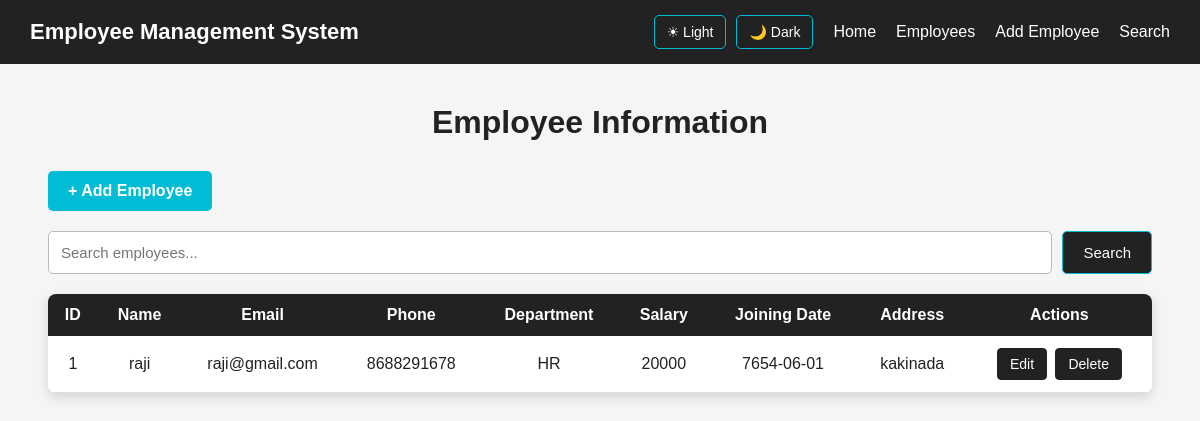
The app's page /employees (signed in), older data.
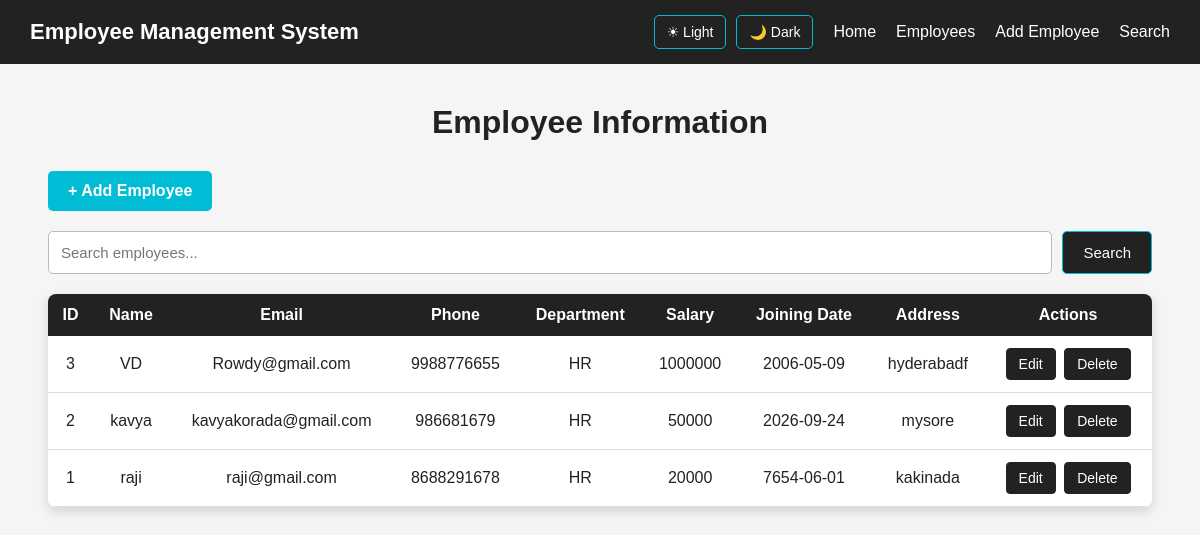
The same page, newer data.
### tables this page shows
CREATE TABLE employees (
            id INTEGER PRIMARY KEY AUTOINCREMENT,
            name TEXT NOT NULL,
            email TEXT NOT NULL,
            phone TEXT NOT NULL,
            department TEXT NOT NULL,
            salary INTEGER NOT NULL,
            joining_date TEXT NOT NULL,
            address TEXT

        );

### server.py (the view)
@app.route("/employees")
def employees():
    if not login_required():
        return redirect("/login")
    connection = get_database_connection()
    cursor = connection.cursor()
    cursor.execute("""
        SELECT *
        FROM employees
        ORDER BY id DESC
    """)
    employees = cursor.fetchall()
    connection.close()
    theme = request.cookies.get(
        "theme",
        "light"
    )
    return render_template(
        "employees.html",
        employees=employees,
        theme=theme
    )

### server.py (called while the page is built)
def get_database_connection():
    connection=sqlite3.connect("users.db")
    connection.row_factory=sqlite3.Row
    return connection

def login_required():
    return "user_id" in session

### templates/employees.html (shortened to what this page needs)
<!DOCTYPE html>
<html lang="en">
<head>
</head>
<body class="{{ theme }}">
    <nav class="navbar">
        <div class="logo">
            Employee Management System
        </div>
        <div class="theme-buttons">
            <a href="/set-theme/light">
                ☀ Light
            </a>
            <a href="/set-theme/dark">
                🌙 Dark
            </a>
        </div>
        <ul class="nav-links">
            <li>
                <a href="/">Home</a>
            </li>
            <li>
                <a href="/employees">Employees</a>
            </li>
            <li>
                <a href="/add-employee">Add Employee</a>
            </li>
            <li>
                <a href="/search">Search</a>
            </li>
        </ul>
    </nav>
    <div class="container">
        <h1>Employee Information</h1>
        <div class="add-section">
            <a
                href="/add-employee"
                class="add-btn">
                + Add Employee
            </a>
        </div>
        <div class="search-section">
        <form action="/search" method="GET">
            <input type="text" name="q" placeholder="Search employees..."  value="{{ search_text or '' }}" >
        <button type="submit"> Search</button>
        </form>
        </div>
        <div class="table-container">
            <table>
                <thead>
                    <tr>
                        <th>ID</th>
                        <th>Name</th>
                        <th>Email</th>
                        <th>Phone</th>
                        <th>Department</th>
                        <th>Salary</th>
                        <th>Joining Date</th>
                        <th>Address</th>
                        <th>Actions</th>
                    </tr>
                </thead>
                <tbody>
                    {% if employees %}
                        {% for employee in employees %}
                        <tr>
                            <td>
                                {{ employee["id"] }}
                            </td>
                            <td>
                                {{ employee["name"] }}
                            </td>
                            <td>
                                {{ employee["email"] }}
                            </td>
                            <td>
                                {{ employee["phone"] }}
                            </td>
                            <td>
                                {{ employee["department"] }}
                            </td>
                            <td>
                                {{ employee["salary"] }}
                            </td>
                            <td>
                                {{ employee["joining_date"] }}
                            </td>
                            <td>
                                {{ employee["address"] }}
                            </td>
                            <td class="actions">
                                <a
                                    href="/edit-employee/{{ employee['id'] }}"
                                    class="edit-btn">
                                    Edit
                                </a>
                                <a
                                    href="/delete-employee/{{ employee['id'] }}"
                                    class="delete-btn"
                                    onclick="return confirm('Are you sure you want to delete this employee?');">
                                    Delete
                                </a>
                                </td>
                            </tr>
                        {% endfor %}
                    {% else %}
                        <tr>
                            <td colspan="9" class="no-employees">
                                No employees found
                            </td>
                        </tr>
                    {% endif %}
                </tbody>
            </table>
        </div>
    </div>
</body>
</html>

### templates/employees.html (style rules this page uses)
* { margin: 0; padding: 0; box-sizing: border-box; }
body { font-family: Arial, sans-serif; min-height: 100vh; transition: background-color 0.3s, color 0.3s; }
body.light { background-color: #f5f5f5; color: #222; }
body.light .table-container { background-color: white; color: #222; }
body.light td { color: #222; border-bottom: 1px solid #ddd; }
.navbar { background-color: #222; padding: 15px 30px; display: flex; align-items: center; flex-wrap: wrap; gap: 15px; }
.logo { color: white; font-size: 22px; font-weight: bold; margin-right: auto; }
.nav-links { display: flex; align-items: center; list-style: none; gap: 20px; flex-wrap: wrap; }
.nav-links a { color: white; text-decoration: none; font-size: 16px; transition: 0.3s; }
.theme-buttons { display: flex; align-items: center; gap: 10px; margin-right: 5px; }
.theme-buttons a { color: white; text-decoration: none; border: 1px solid #00bcd4; padding: 8px 12px; border-radius: 5px; font-size: 14px; transition: 0.3s; }
.container { width: 92%; max-width: 1400px; margin: 40px auto; }
h1 { text-align: center; margin-bottom: 30px; font-size: 32px; }
.add-section { margin-bottom: 20px; }
.add-btn { display: inline-block; background-color: #00bcd4; color: white; text-decoration: none; padding: 11px 20px; border-radius: 5px; font-size: 16px; font-weight: bold; transition: 0.3s; }
.table-container { width: 100%; overflow-x: auto; background-color: white; border-radius: 8px; box-shadow: 0 4px 12px rgba(0, 0, 0, 0.15); }
table { width: 100%; border-collapse: collapse; background-color: white; }
th { background-color: #222; color: white; padding: 12px; text-align: center; }
td { padding: 10px; text-align: center; border-bottom: 1px solid #ddd; }
.actions { white-space: nowrap; }
.edit-btn, .delete-btn { display: inline-block; padding: 7px 12px; margin: 2px; border-radius: 4px; text-decoration: none; font-size: 14px; }
.edit-btn { background-color: #222; color: white; border: 1px solid #222; }
.delete-btn { background-color: #222; color: white; border: 1px solid #222; }
.search-section { margin: 20px 0; }
.search-section form { display: flex; gap: 10px; }
.search-section input { flex: 1; padding: 12px; border: 1px solid #bbb; border-radius: 5px; font-size: 15px; }
.search-section button { padding: 12px 20px; background-color: #222; color: white; border: 1px solid #00bcd4; border-radius: 5px; cursor: pointer; font-size: 15px; }

Row changes from the older to the newer data that the page shows:
added employees: id "3", name "VD", email "Rowdy@gmail.com", phone "9988776655", department "HR", salary "1000000", joining_date "2006-05-09", address "hyderabadf"
added employees: id "2", name "kavya", email "kavyakorada@gmail.com", phone "986681679", department "HR", salary "50000", joining_date "2026-09-24", address "mysore"
